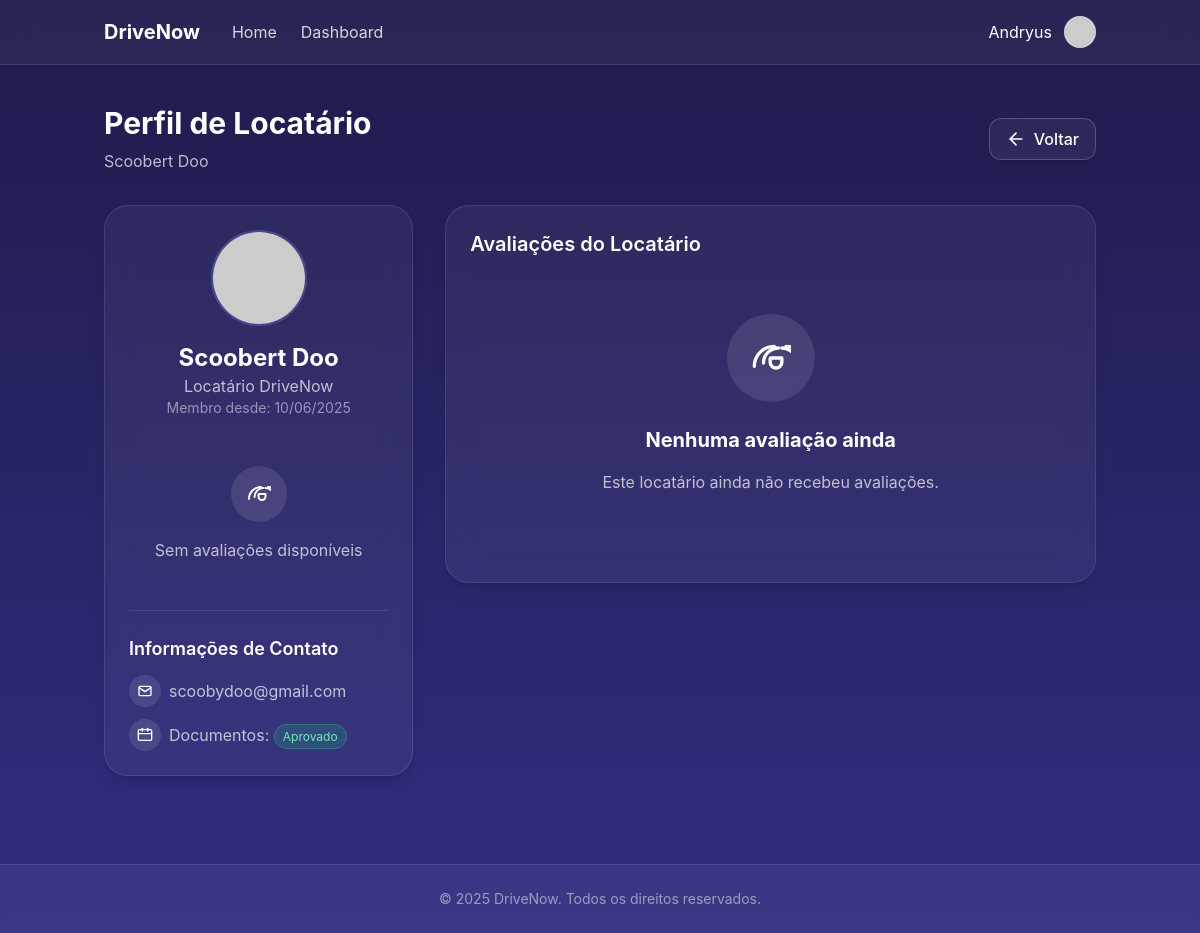
The page /drivenow/avaliacao/avaliacoes_locatario.php?id=4 (signed in) on the database its author committed.
### tables this page shows
CREATE TABLE `conta_usuario` (
  `id` int(11) NOT NULL AUTO_INCREMENT,
  `is_admin` tinyint(1) NOT NULL DEFAULT 0,
  `primeiro_nome` varchar(50) DEFAULT NULL,
  `segundo_nome` varchar(50) DEFAULT NULL,
  `telefone` varchar(20) DEFAULT NULL,
  `e_mail` varchar(100) DEFAULT NULL,
  `senha` varchar(255) DEFAULT NULL,
  `data_de_entrada` date DEFAULT NULL,
  `foto_perfil` varchar(255) DEFAULT NULL,
  `cpf` varchar(14) DEFAULT NULL COMMENT 'CPF do usuário',
  `foto_cnh_frente` varchar(255) DEFAULT NULL COMMENT 'Caminho para foto da CNH (frente)',
  `foto_cnh_verso` varchar(255) DEFAULT NULL COMMENT 'Caminho para foto da CNH (verso)',
  `status_docs` enum('pendente','verificando','aprovado','rejeitado') NOT NULL DEFAULT 'pendente' COMMENT 'Status da verificação dos documentos',
  `data_verificacao` datetime DEFAULT NULL COMMENT 'Data da última verificação',
  `admin_verificacao` int(11) DEFAULT NULL COMMENT 'ID do admin que verificou os documentos',
  `tem_cnh` tinyint(1) NOT NULL DEFAULT 0 COMMENT 'Se o usuário possui CNH',
  `cadastro_completo` tinyint(1) NOT NULL DEFAULT 0 COMMENT 'Se o usuário completou o cadastro com documentos',
  `observacoes_docs` text DEFAULT NULL COMMENT 'Observações da verificação',
  `mensagens_nao_lidas` int(11) NOT NULL DEFAULT 0,
  `media_avaliacao_proprietario` decimal(3,1) DEFAULT NULL,
  `total_avaliacoes_proprietario` int(11) DEFAULT 0,
  `media_avaliacao_locatario` decimal(3,1) DEFAULT NULL,
  `total_avaliacoes_locatario` int(11) DEFAULT 0,
  PRIMARY KEY (`id`),
  UNIQUE KEY `e_mail` (`e_mail`)
);

### drivenow/includes/auth.php (called while the page is built, shortened)
<?php
function estaLogado() {
    return isset($_SESSION['usuario']);
}
function getUsuario() {
    return $_SESSION['usuario'] ?? null;
}
?>

### drivenow/avaliacao/avaliacoes_locatario.php (the view, shortened to what this page needs)
<?php
require_once '../includes/auth.php';
$locatarioId = (int)$_GET['id'];
global $pdo;
$stmt = $pdo->prepare("
    SELECT u.*
    FROM conta_usuario u
    WHERE u.id = ?
");
$stmt->execute([$locatarioId]);
$locatario = $stmt->fetch();
$stmt = $pdo->prepare("
    SELECT al.*, r.reserva_data, r.devolucao_data, r.veiculo_id,
           CONCAT(u.primeiro_nome, ' ', u.segundo_nome) AS nome_proprietario,
           v.veiculo_marca, v.veiculo_modelo, v.veiculo_ano
    FROM avaliacao_locatario al
    INNER JOIN reserva r ON al.reserva_id = r.id
    INNER JOIN conta_usuario u ON al.proprietario_id = u.id
    INNER JOIN veiculo v ON r.veiculo_id = v.id
    WHERE al.locatario_id = ?
    ORDER BY al.data_avaliacao DESC
");
$stmt->execute([$locatarioId]);
$avaliacoes = $stmt->fetchAll();
$totalAvaliacoes = count($avaliacoes);
$mediaNota = 0;
$contagem = [
    5 => 0,
    4 => 0,
    3 => 0,
    2 => 0,
    1 => 0
];
$estaLogado = estaLogado();
$usuario = $estaLogado ? getUsuario() : null;
$perfilPessoal = $estaLogado && ($usuario['id'] == $locatarioId || $usuario['is_admin'] == 1);
$podeVerAvaliacoes = false;
if ($estaLogado) {
    if ($usuario['id'] == $locatarioId || $usuario['is_admin'] == 1) {
        $podeVerAvaliacoes = true;
    }
}
?>
<!DOCTYPE html>
<html lang="pt-br">
<head>
    <script src="https://cdn.tailwindcss.com"></script>
</head>
<body class="text-white">
    <header class="bg-white/5 backdrop-blur-lg border-b subtle-border py-4">
        <div class="container mx-auto px-4">
            <div class="flex justify-between items-center">
                <div class="flex items-center">
                    <h1 class="text-xl font-bold text-white mr-8">DriveNow</h1>
                    <nav class="hidden md:flex space-x-6">
                        <a href="../index.php" class="text-white/80 hover:text-white transition-colors">Home</a>
                        <a href="../vboard.php" class="text-white/80 hover:text-white transition-colors">Dashboard</a>
                    </nav>
                </div>
                <div class="flex items-center gap-3">
                    <?php if ($estaLogado): ?>
                        <span class="text-white hidden md:inline"><?= htmlspecialchars($usuario['primeiro_nome']) ?></span>
                        <div class="relative h-8 w-8 transition-transform hover:scale-110 rounded-full flex items-center justify-center bg-indigo-500 text-white overflow-hidden">
                            <?php if (isset($usuario['foto_perfil']) && !empty($usuario['foto_perfil'])): ?>
                                <img src="<?= htmlspecialchars($usuario['foto_perfil']) ?>" alt="Foto de Perfil" class="h-full w-full object-cover">
                            <?php else: ?>
                                <img src="https://api.dicebear.com/7.x/initials/svg?seed=<?= urlencode($usuario['primeiro_nome']) ?>&backgroundColor=818cf8&textColor=ffffff&fontSize=40" alt="Usuário" class="h-full w-full object-cover">
                            <?php endif; ?>
                        </div>
                    <?php endif; ?>
                </div>
            </div>
        </div>
    </header>
    <main class="container mx-auto py-10 px-4">
        <div class="flex items-center justify-between mb-8">
            <div>
                <h2 class="text-3xl font-bold text-white">Perfil de Locatário</h2>
                <p class="text-white/70 mt-2"><?= htmlspecialchars($locatario['primeiro_nome']) ?> <?= htmlspecialchars($locatario['segundo_nome']) ?></p>
            </div>
            <a href="javascript:history.back()" class="border border-white/20 text-white hover:bg-white/20 rounded-xl px-4 py-2 font-medium backdrop-blur-sm bg-white/5 hover:bg-white/10 shadow-md hover:shadow-lg flex items-center justify-center">
                <svg xmlns="http://www.w3.org/2000/svg" width="24" height="24" viewBox="0 0 24 24" fill="none" stroke="currentColor" stroke-width="2" stroke-linecap="round" stroke-linejoin="round" class="h-5 w-5 mr-2">
                    <path d="m12 19-7-7 7-7"></path>
                    <path d="M19 12H5"></path>
                </svg>
                <span>Voltar</span>
            </a>
        </div>
        <?php if (!$podeVerAvaliacoes && $totalAvaliacoes > 0): ?>
            <div class="backdrop-blur-lg bg-white/5 border subtle-border rounded-3xl shadow-lg p-6 text-center">
                <svg xmlns="http://www.w3.org/2000/svg" width="24" height="24" viewBox="0 0 24 24" fill="none" stroke="currentColor" stroke-width="2" stroke-linecap="round" stroke-linejoin="round" class="h-12 w-12 mx-auto mb-4 text-yellow-300">
                    <path d="M11 17h2"></path>
                    <rect x="11" y="7" width="2" height="6"></rect>
                    <path d="M22 12c0 5.5-4.5 10-10 10S2 17.5 2 12 6.5 2 12 2s10 4.5 10 10z"></path>
                </svg>
                <h3 class="text-xl font-bold mb-3">Acesso restrito</h3>
                <p class="text-white/70 mb-6">As informações de avaliação deste locatário só estão disponíveis para proprietários que já interagiram com este usuário, para o próprio usuário ou para administradores.</p>
                <?php if (!$estaLogado): ?>
                    <a href="../login.php" class="inline-block bg-indigo-500 hover:bg-indigo-600 text-white rounded-xl transition-colors border border-indigo-400/30 px-4 py-2 font-medium shadow-md hover:shadow-lg">Fazer Login</a>
                <?php endif; ?>
            </div>
        <?php else: ?>
            <div class="grid grid-cols-1 lg:grid-cols-3 gap-8">
                <div class="lg:col-span-1">
                    <div class="backdrop-blur-lg bg-white/5 border subtle-border rounded-3xl shadow-lg p-6 card-shine space-y-6">
                        <div class="text-center mb-6">
                            <div class="w-24 h-24 rounded-full overflow-hidden border-2 border-indigo-400/30 mx-auto mb-4">
                                <?php if (isset($locatario['foto_perfil']) && !empty($locatario['foto_perfil'])): ?>
                                    <img src="<?= htmlspecialchars($locatario['foto_perfil']) ?>" alt="Foto de Perfil" class="h-full w-full object-cover">
                                <?php else: ?>
                                    <img src="https://api.dicebear.com/7.x/initials/svg?seed=<?= urlencode($locatario['primeiro_nome']) ?>&backgroundColor=818cf8&textColor=ffffff&fontSize=40" alt="Usuário" class="h-full w-full object-cover">
                                <?php endif; ?>
                            </div>
                            <h3 class="text-2xl font-bold"><?= htmlspecialchars($locatario['primeiro_nome']) ?> <?= htmlspecialchars($locatario['segundo_nome']) ?></h3>
                            <p class="text-white/70">Locatário DriveNow</p>
                            <p class="text-white/50 text-sm">Membro desde: <?= isset($locatario['data_de_entrada']) && $locatario['data_de_entrada'] ? date('d/m/Y', strtotime($locatario['data_de_entrada'])) : 'Data não disponível' ?></p>
                        </div>
                        <?php if ($totalAvaliacoes > 0): ?>
                            <div>
                                <h4 class="text-lg font-semibold mb-3">Resumo das Avaliações</h4>
                                <div class="flex items-center mb-4">
                                    <div class="text-3xl font-bold mr-3"><?= number_format($mediaNota, 1, ',', '.') ?></div>
                                    <div>
                                        <div class="stars">
                                            <?php for ($i = 1; $i <= 5; $i++): ?>
                                                <span class="star <?= $i <= round($mediaNota) ? 'filled' : '' ?>">★</span>
                                            <?php endfor; ?>
                                        </div>
                                        <div class="text-white/50 text-sm"><?= $totalAvaliacoes ?> avaliações</div>
                                    </div>
                                </div>
                                <div class="space-y-2">
                                    <?php for ($i = 5; $i >= 1; $i--): ?>
                                        <div class="flex items-center">
                                            <div class="w-8 text-white/70"><?= $i ?> ★</div>
                                            <div class="flex-grow mx-2">
                                                <div class="h-2 rounded-full bg-white/10 overflow-hidden">
                                                    <?php
                                                    $porcentagem = $totalAvaliacoes > 0 ? ($contagem[$i] / $totalAvaliacoes) * 100 : 0;
                                                    ?>
                                                    <div class="h-full bg-indigo-500" style="width: <?= $porcentagem ?>%"></div>
                                                </div>
                                            </div>
                                            <div class="text-white/70 text-sm"><?= $contagem[$i] ?></div>
                                        </div>
                                    <?php endfor; ?>
                                </div>
                            </div>
                        <?php else: ?>
                            <div class="text-center py-6">
                                <div class="p-4 rounded-full bg-white/10 text-white inline-flex mb-4">
                                </div>
                                <p class="text-white/70">Sem avaliações disponíveis</p>
                            </div>
                        <?php endif; ?>
                        <?php if ($perfilPessoal): ?>
                            <div class="border-t border-white/10 pt-6">
                                <h4 class="text-lg font-semibold mb-3">Informações de Contato</h4>
                                <div class="space-y-3">
                                    <div class="flex items-center">
                                        <div class="w-8 h-8 rounded-full bg-white/10 flex items-center justify-center mr-2">
                                            <svg xmlns="http://www.w3.org/2000/svg" width="24" height="24" viewBox="0 0 24 24" fill="none" stroke="currentColor" stroke-width="2" stroke-linecap="round" stroke-linejoin="round" class="h-4 w-4">
                                                <rect x="3" y="5" width="18" height="14" rx="2"></rect>
                                                <polyline points="3 7 12 13 21 7"></polyline>
                                            </svg>
                                        </div>
                                        <div class="text-white/70">
                                            <?= htmlspecialchars($locatario['e_mail']) ?>
                                        </div>
                                    </div>
                                    <div class="flex items-center">
                                        <div class="w-8 h-8 rounded-full bg-white/10 flex items-center justify-center mr-2">
                                        </div>
                                        <div class="text-white/70">
                                            <span>Documentos: </span>
                                            <?php if ($locatario['status_docs'] === 'aprovado'): ?>
                                                <span class="px-2 py-1 text-xs rounded-full bg-emerald-500/20 text-emerald-300 border border-emerald-400/30">
                                                    Aprovado
                                                </span>
                                            <?php elseif ($locatario['status_docs'] === 'rejeitado'): ?>
                                                <span class="px-2 py-1 text-xs rounded-full bg-red-500/20 text-red-300 border border-red-400/30">
                                                    Rejeitado
                                                </span>
                                            <?php elseif ($locatario['status_docs'] === 'verificando'): ?>
                                                <span class="px-2 py-1 text-xs rounded-full bg-yellow-500/20 text-yellow-300 border border-yellow-400/30">
                                                    Em Análise
                                                </span>
                                            <?php else: ?>
                                                <span class="px-2 py-1 text-xs rounded-full bg-blue-500/20 text-blue-300 border border-blue-400/30">
                                                    Pendente
                                                </span>
                                            <?php endif; ?>
                                        </div>
                                    </div>
                                </div>
                            </div>
                        <?php endif; ?>
                    </div>
                </div>
                <div class="lg:col-span-2">
                    <div class="backdrop-blur-lg bg-white/5 border subtle-border rounded-3xl shadow-lg p-6">
                        <h3 class="text-xl font-semibold mb-4">Avaliações do Locatário</h3>
                        <?php if (empty($avaliacoes)): ?>
                            <div class="text-center py-10">
                                <div class="p-6 rounded-full bg-white/10 text-white inline-flex mb-6">
                                </div>
                                <h3 class="text-xl font-bold text-white mb-4">Nenhuma avaliação ainda</h3>
                                <p class="text-white/70 mb-6">Este locatário ainda não recebeu avaliações.</p>
                            </div>
                        <?php endif; ?>
                    </div>
                </div>
            </div>
        <?php endif; ?>
    </main>
    <footer class="bg-white/5 backdrop-blur-sm border-t subtle-border py-6 mt-12">
        <div class="container mx-auto px-4">
            <div class="text-center text-white/50 text-sm">
                &copy; <?= date('Y') ?> DriveNow. Todos os direitos reservados.
            </div>
        </div>
    </footer>
</body>
</html>

### drivenow/avaliacao/avaliacoes_locatario.php (style rules this page uses)
body { background: linear-gradient(to bottom, #1e1b4b, #312e81); min-height: 100vh; font-family: 'Inter', sans-serif; }
.subtle-border { border-color: rgba(255, 255, 255, 0.1); }
.card-shine { position: relative; overflow: hidden; }
.card-shine::before { content: ''; position: absolute; top: -50%; left: -50%; width: 200%; height: 200%; background: radial-gradient(circle, rgba(255,255,255,0.1) 0%, transparent 40%); transform: translateY(-100%) translateX(-100%); opacity: 0; pointer-events: none; transition: opacity 0.8s ease; }

### rows shown on the page
conta_usuario: primeiro_nome "Scoobert", segundo_nome "Doo", data_de_entrada "10/06/2025", e_mail "scoobydoo@gmail.com"

### other values the page prints
$usuario['primeiro_nome'] "Andryus"
